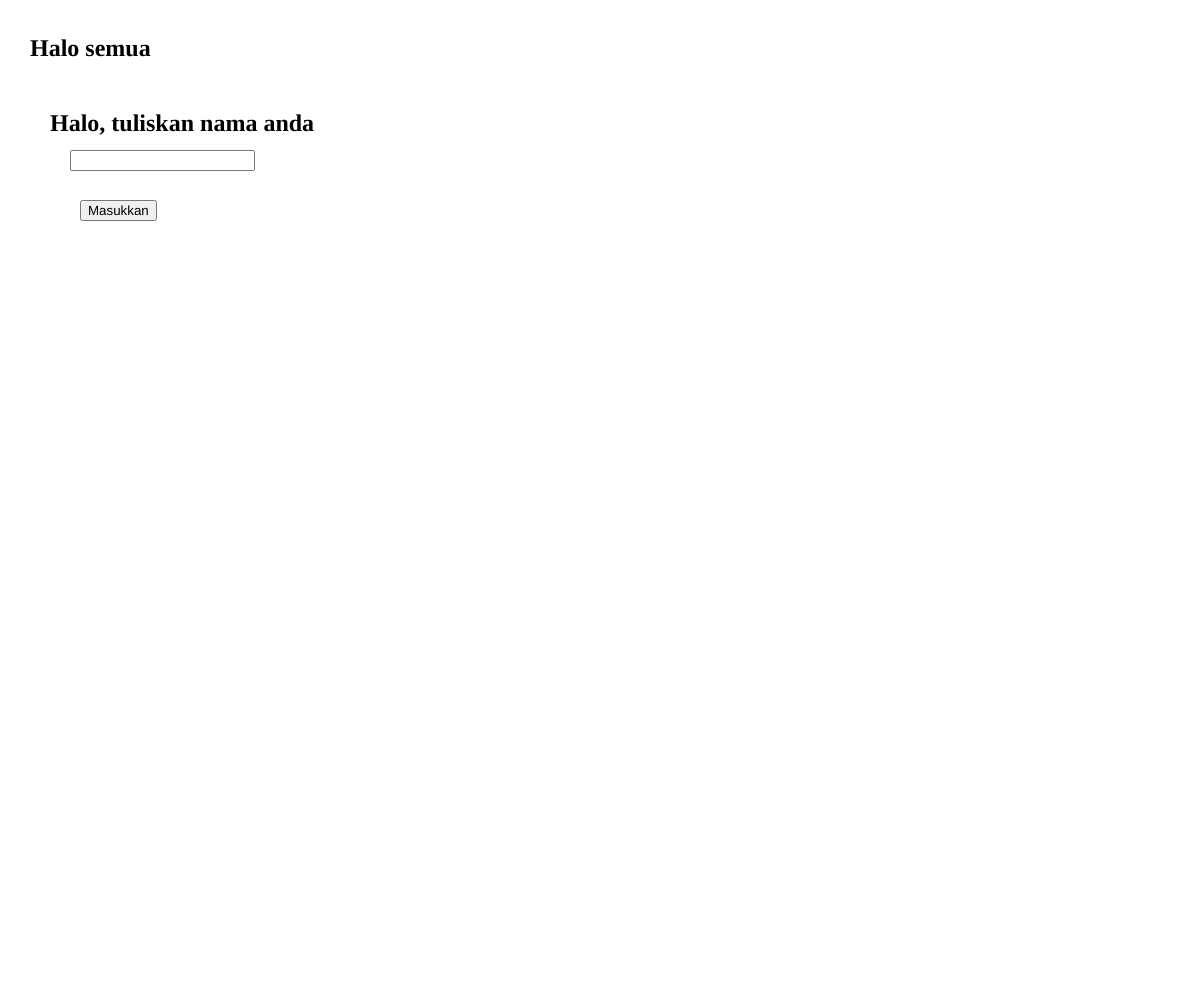
Frame 1 (no input)
Frame 60 (no input): identical to frame 1, image omitted
Frame 120 (the mouse pressed at the canvas centre since frame 60): identical to frame 1, image omitted

The p5.js sketch that drew this single still picture (run headless with seeded random() and noise() and a simulated clock; from frame 60 on, the mouse is pressed at the canvas centre):

// p5.js sketch
// ── sketch.js
let judul;
let nama;
let tombol;
let hello;
function setup() {
  createCanvas(windowWidth, windowHeight);
 judul = createElement('h2', 'Halo semua')
 judul.position(30, 15)
 createCanvas(windowWidth, windowHeight);
 judul = createElement('h2', 'Halo, tuliskan nama anda')
 judul.position(50, 90)
 nama = createInput()
 nama.position(70, 150)
 tombol = createButton('Masukkan')
 tombol.position(80,200)
 tombol.mousePressed(sayHello);
}
function draw() {

}
function sayHello() {
 hello = createElement('h2', 'Selamat datang ' + nama.value())
 hello.position(60, 250)
}
